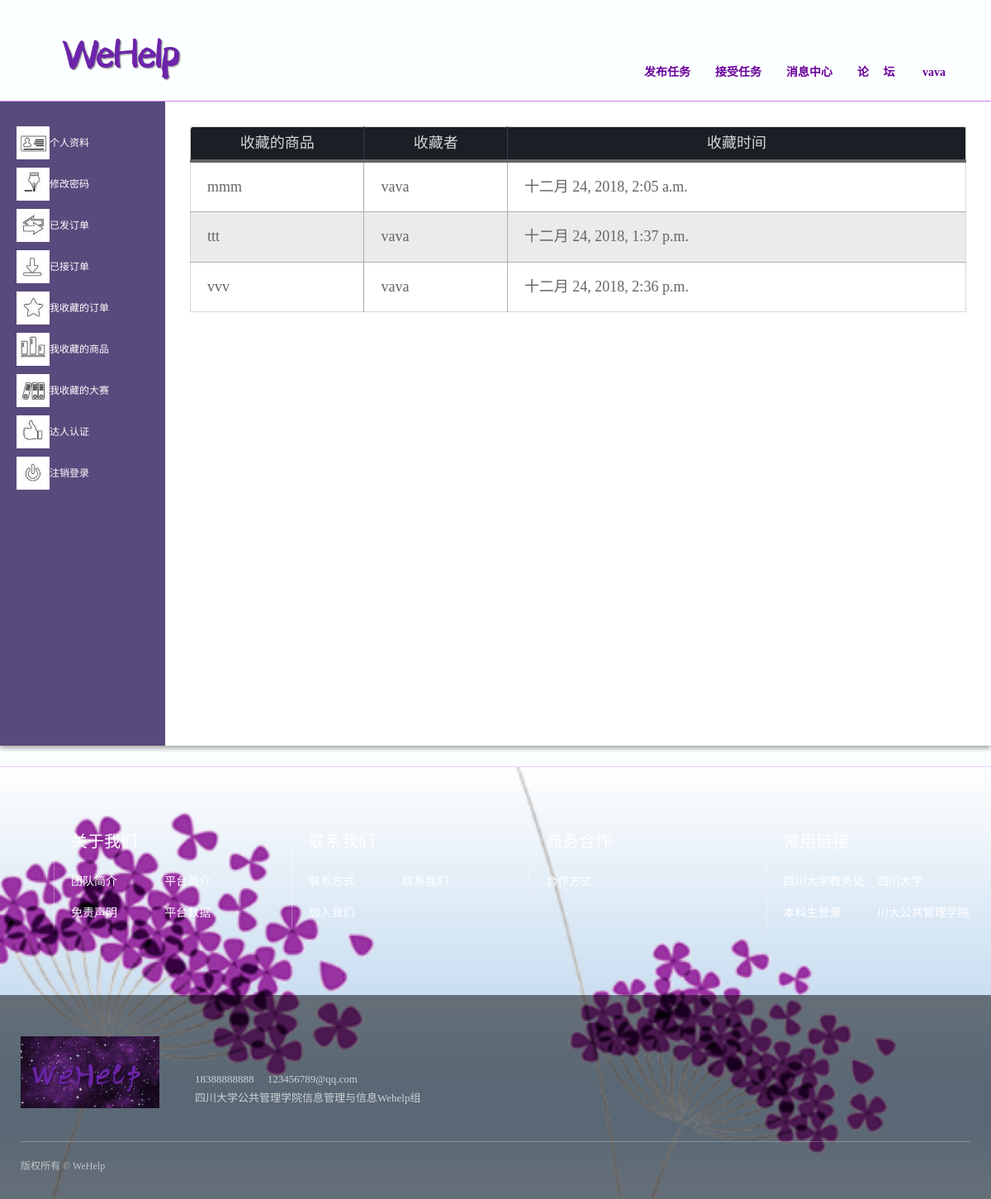
Screenshot of /goodfavorite/ (signed in) with the database file from the repository.
### Login/models.py (models this page shows)
class User(AbstractUser):
    gender_choice = (
        (u'M', u'Male'),
        (u'F', u'Female'),
    )
    login = (
        ('0', u'离线'),
        ('1', u'在线'),
    )
    username = models.CharField(max_length=64, verbose_name='用户名', unique=True)
    name = models.CharField(max_length=64, blank=True, verbose_name='姓名')
    gender = models.CharField(max_length=2, choices=gender_choice)
    college = models.CharField(max_length=64, blank=True, verbose_name='学院')
    major = models.CharField(max_length=64, blank=True, verbose_name='专业')
    birthday = models.DateField(blank=True, null=True, verbose_name='生日')
    email = models.EmailField(blank=True, verbose_name='邮箱')
    qq_num = models.CharField(max_length=64, blank=True, verbose_name='QQ号')
    avatar = models.ImageField(upload_to='avatar', verbose_name='头像')
    final_remark = models.FloatField(max_length=10, null=True, blank=True, verbose_name='总评分')
    task_take_num = models.IntegerField(default=0, blank=True, verbose_name='接单总次数')
    alike = models.IntegerField(default=0, blank=True, verbose_name='点赞总次数')
    attention = models.IntegerField(default=0, blank=True, verbose_name='关注总次数')
    is_login = models.CharField(max_length=128, choices=login, default='0', verbose_name='')
    master_type = models.ForeignKey(MasterType, on_delete=models.CASCADE, blank=True, null=True, verbose_name='达人类型')
    become_master_datetime = models.DateTimeField(auto_now_add=True, verbose_name='成为达人时间')
    master_take_delivery_times = models.IntegerField(default=0, blank=True, verbose_name='接快递总次数')
    master_take_buy_times = models.IntegerField(default=0, blank=True, verbose_name='接代购总次数')
    master_take_print_times = models.IntegerField(default=0, blank=True, verbose_name='接打印总次数')
    master_take_umbrella_times = models.IntegerField(default=0, blank=True, verbose_name='接共享伞总次数')
    master_take_others_times = models.IntegerField(default=0, blank=True, verbose_name='接其他单次数')
    class Meta:
        verbose_name = '用户资料'
        verbose_name_plural = verbose_name
    def __str__(self):
        return self.username

class GoodFavorite(models.Model):
    good = models.ForeignKey(Good, on_delete=models.CASCADE, verbose_name='收藏的商品')
    user = models.ForeignKey(User, on_delete=models.CASCADE, verbose_name='收藏者')
    favorite_time = models.DateTimeField(auto_now_add=True, verbose_name='收藏时间')
    class Meta:
        ordering = ["favorite_time"]
        verbose_name = "收藏"
        verbose_name_plural = "收藏"

class Good(models.Model):
    good_id = models.AutoField(primary_key=True, verbose_name='商品ID')
    good_sender_id = models.ForeignKey(User, on_delete=models.CASCADE, verbose_name='卖家')
    good_portrait = models.ImageField(upload_to='good_img', default='avatar/default.png', verbose_name='商品图片')
    good_name = models.CharField(max_length=20, default="", verbose_name='商品名称')
    good_prize = models.FloatField(max_length=128, verbose_name='价格')
    good_description = models.CharField(max_length=256, blank=True, verbose_name='描述')
    good_time = models.DateTimeField(auto_now_add=True, auto_now=False, verbose_name='发出时间')
    good_category = models.ForeignKey(GoodType, on_delete=models.CASCADE, verbose_name='商品分类')
    fav = models.IntegerField(default=0, blank=True, verbose_name='收藏总次数')
    car = models.IntegerField(default=0, blank=True, verbose_name='加入购物车总次数')
    def __str__(self):
        return self.good_name

### Login/views.py (the view)
# urls.py: path('goodfavorite/', views.good_favorite),
@login_required(login_url='/login/')
def good_favorite(request):
    user_id = request.session['user_id']
    goodfavorite = GoodFavorite.objects.all().filter(user__id=user_id)
    return render(request, 'accounts/goodfavorite.html', {'goodfavorite': goodfavorite})

### templates/accounts/goodfavorite.html (shortened to what this page needs)
{% extends 'accounts/base.html' %}
{% load static %}
{% block css %}
<link rel="stylesheet" href="{% static 'css/profile.css' %}">
{% endblock %}
{% block content %}
<div class="nav1">
  <div class="item home">
      <img src="{% static 'images/icon/icon01.jpg' %}" class="nav-img">
    <a href="/index/">个人资料</a>
  </div>
  <div class="item">
      <img src="{% static 'images/icon/icon02.png' %}" class="nav-img">
    <a href="/reset_pw/">修改密码</a>
  </div>
  <div class="item">
      <img src="{% static 'images/icon/icon03.jpg' %}" class="nav-img">
    <a href="/send/">已发订单</a>
  </div>
  <div class="item">
      <img src="{% static 'images/icon/icon04.png' %}" class="nav-img">
    <a href="/task/">已接订单</a>
  </div>
        <div class="item">
            <img src="{% static 'images/icon/icon05.jpg' %}" class="nav-img">
      <a href="/collection/">我收藏的订单</a>
  </div>
       <div class="item">
           <img src="{% static 'images/icon/icon06.jpg' %}" class="nav-img">
      <a href="/goodfavorite/">我收藏的商品</a>
  </div>
     <div class="item">
         <img src="{% static 'images/icon/icon07.jpg' %}" class="nav-img">
      <a href="/collection_c/">我收藏的大赛</a>
  </div>
  <div class="item">
      <img src="{% static 'images/icon/icon08.png' %}" class="nav-img">
    <a href="/tags/">达人认证</a>
  </div>
  <div class="item">
      <img src="{% static 'images/icon/icon09.png' %}" class="nav-img">
    <a href="/logout/">注销登录</a>
  </div>
</div>
<div class="content">
  <table>
      <tr>
      <th>收藏的商品</th>
      <th>收藏者</th>
          <th>收藏时间</th>
      </tr>
      {% for goodfavorite in goodfavorite %}
          <tr>
      <td>{{ goodfavorite.good }}</td>
      <td>{{ goodfavorite.user }}</td>
      <td>{{ goodfavorite.favorite_time }}</td>
          </tr>
      {% endfor %}
  </table>
</div>
{% endblock %}

### templates/accounts/base.html (shortened to what this page needs)
{% load static %}
<!DOCTYPE html>
<html lang="zh-CN">
  <head>
    <link href="{% static 'css/index02.css' %}" rel="stylesheet">
    <link href="{% static 'css/base01.css' %}" rel="stylesheet">
{% block css %}{% endblock %}
</head>
<body>
<div class="header" id="header" style="border-bottom:1px #d086f7 solid; ">
    <div class="navwrapper">
        <div class="logowrapper">
            <a href="/" class="logo" ><img src="{% static 'images/logo03.png' %}" alt=""></a>
        </div>
        <div class="nav">
            <div class="mainnav clearfix">
                <ul id="nav">
                    <li><a href="{% url 'Send:send_category' %}" class="">发布任务</a></li>
                    <li><a href="{% url 'Take:task_take_division_all' %}">接受任务</a></li>
                    <li><a href="/Communication/system_message/">消息中心</a></li>
                    <li><a href="/luntan/">论&nbsp;&nbsp;&nbsp;&nbsp;&nbsp;坛</a></li>
                    {% if user.is_login %}
                    <li><a href="#" class="">&nbsp;{{ user.username }}</a>
                    </li>
                    {% endif %}
                </ul>
            </div>
        </div>
    </div>
</div>
 <main>
    <div class="main-inner">
    {% block content %}
    {% endblock %}
       </div>
  </main>
<div class="footer" style="border-top:1px #e3d2fd solid;">
 <div class="mainWrap">
  <div class="ulink clearfix">
   <div class="tlink">
    <div class="txtwrapper clearfix">
     <h2>常用链接</h2>
     <ul>
      <li><a href="http://jwc.scu.edu.cn/" target="_blank">四川大学教务处</a></li>
      <li><a href="http://www.scu.edu.cn/" target="_blank">四川大学</a></li>
      <li><a href="http://zhjw.scu.edu.cn/login" target="_blank">本科生登录</a></li>
         <li><a href="http://ggglxy.scu.edu.cn/" target="_blank">川大公共管理学院</a></li>
     </ul>
    </div>
   </div>
      <div class="tlink">
          <div class="txtwrapper clearfix">
              <h2>商务合作</h2>
              <ul>
                  <li><a href="/cooperation/">合作方式</a></li>
              </ul>
          </div>
      </div>
      <div class="tlink">
          <div class="txtwrapper clearfix">
              <h2>联系我们</h2>
              <ul>
                  <li><a href="/contact_way/">联系方式</a></li>
                  <li><a href="/contact_us/">联系我们</a></li>
                  <li><a href="/joinus/">加入我们</a></li>
              </ul>
          </div>
      </div>
     <div class="tlink">
          <div class="txtwrapper clearfix">
              <h2>关于我们</h2><ul>
      <li><a href="/about_us/" target="_blank">团队简介</a></li>
      <li><a href="/about_platform/">平台简介</a></li>
      <li><a href="/disclamier/" target="_blank">免责声明</a></li>
              <li><a href="/bar/" target="_blank">平台数据</a></li>
     </ul>
        </div>
    </div>
  </div>
  </div>
  <div class="copy">
   <div class="mainWrap">
    <div class="contact">
     <img src="{% static 'images/logo04.png' %}" alt="">
     <div class="txtwrapper">
       18388888888　<span> 123456789@qq.com</span><br>
  四川大学公共管理学院信息管理与信息Wehelp组
     </div>
    </div>
    <div class="copyrights">
     版权所有 © WeHelp<span></span>
    </div>
   </div>
  </div>
</div></body>
</html>

### static/css/index02.css (style rules this page uses)
.header { position: relative; height: 122px; }
.header .navwrapper { position: absolute; width: 100%; z-index: 10; }
.header .navwrapper .nav { float: right; padding-right: 35px; padding-top: 30px; padding-bottom: 30px; }
@media screen and (max-width: 1400px) { .header .navwrapper .nav { padding-right: 10px; } }
.header .navwrapper .nav .mainnav { padding: 39px 0 16px 0; }
@media screen and (max-width: 1400px) { .header .navwrapper .nav .mainnav { padding-top: 35px; } }
.header .navwrapper .nav .mainnav li { float: left; font-size: 18px; position: relative; line-height: 46px; }
@media screen and (max-width: 1400px) { .header .navwrapper .nav .mainnav li { font-size: 16px; } }
@media screen and (max-width: 1280px) { .header .navwrapper .nav .mainnav li { font-size: 14px; } }
.header .navwrapper .nav .mainnav li a { color: #69019b; display: block; padding: 0 25px; font-weight: bolder; }
@media screen and (max-width: 1400px) { .header .navwrapper .nav .mainnav li a { padding: 0 20px; } }
@media screen and (max-width: 1280px) { .header .navwrapper .nav .mainnav li a { padding: 0 15px; } }
.header .navwrapper .logowrapper { position: absolute; width: 180px; left: 60px; top: 40px; }
.header .navwrapper .logowrapper .logo { display: block; }
.header .navwrapper .logowrapper img { width: 100%; }
.footer { position: relative; background: url(../images/pgy03.png) no-repeat bottom center; background-size: cover; }
.footer .ulink { padding-top: 100px; padding-bottom: 150px; }
@media screen and (max-width: 1920px) { .footer .ulink { padding-top: 100px; padding-bottom: 100px; } }
@media screen and (max-width: 1280px) { .footer .ulink { padding-top: 80px; padding-bottom: 80px; } }
.footer .ulink .tlink { float: right; width: 25%; color: #fff; }
.footer .ulink .tlink .txtwrapper { margin-left: 60px; padding-left: 40px; border-left: 1px solid rgba(255, 255, 255, 0.3); }
@media screen and (max-width: 1280px) { .footer .ulink .tlink .txtwrapper { margin-left: 40px; padding-left: 20px; } }
.footer .ulink .tlink .txtwrapper h2 { font-size: 20px; line-height: 1em; padding-bottom: 20px; }
.footer .ulink .tlink .txtwrapper a { color: #fff; font-size: 14px; line-height: 38px; }
.footer .ulink .tlink .txtwrapper li { float: left; width: 50%; }
.footer .copy { background: rgba(0, 0, 0, 0.5); padding: 50px 0 30px 0; }
.footer .copy .contact { padding-bottom: 40px; }
.footer .copy .contact img { width: 168px; }
.footer .copy .contact .txtwrapper { display: inline-block; color: #fff; opacity: 0.7; font-size: 13px; line-height: 1.75em; padding-left: 40px; }
.footer .copy .copyrights { color: #fff; opacity: 0.6; border-top: 1px solid rgba(255, 255, 255, 0.4); padding-top: 20px; }
.footer .copy .copyrights span { opacity: 0.5; padding: 0 20px; }

### static/css/base01.css (style rules this page uses)
html, body, div, span, object, iframe, h1, h2, h3, h4, h5, h6, p, blockquote, pre, a, abbr, acronym, address, figure, figcaption, code, del, dfn, em, button, q, dl, dt, dd, ol, ul, li, fieldset, form, legend, table, tf, tr, th { border: 0px; padding: 0px; font-size: 100%; margin: 0px; font-family: inherit; -webkit-font-smoothing: subpixel-antialiased; -webkit-text-size-adjust: 100%; font-weight: normal; word-break: break-word; }
body { background: #fcffff; color: #222; line-height: 1.6em; font-size: 12px; font-family: "å¾®è½¯é é»", "Microsoft YaHei", "PingFang SC", "Hiragino Sans GB", PingHei, STHeiti; margin: 0px auto; max-width: 2560px; overflow-x: hidden; }
img { border: 0px; vertical-align: bottom; -ms-interpolation-mode: bicubic; }
a { text-decoration: none; color: #000; }
ul, li { list-style-type: none; }
.clearfix:after { display: block; content: ''; clear: both; height: 0px; visibility: hidden; }
.clearfix { *display: table; *zoom: 1; }
.mainWrap { width: 1400px; margin: auto; }
@media screen and (max-width: 1400px) { .mainWrap { width: auto; margin: 0 25px; } }

### rows the page displays
User: username "vava"
GoodFavorite: good "mmm", user "vava", favorite_time "十二月 24, 2018, 2:05 a.m."
GoodFavorite: good "ttt", user "vava", favorite_time "十二月 24, 2018, 1:37 p.m."
GoodFavorite: good "vvv", user "vava", favorite_time "十二月 24, 2018, 2:36 p.m."
